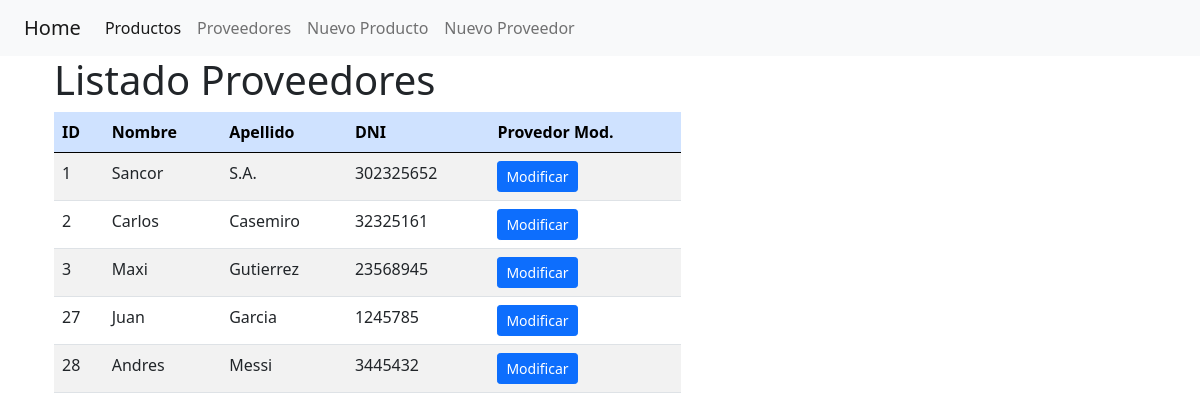
/home/proveedor/listado/, run on an earlier commit of the app's database.
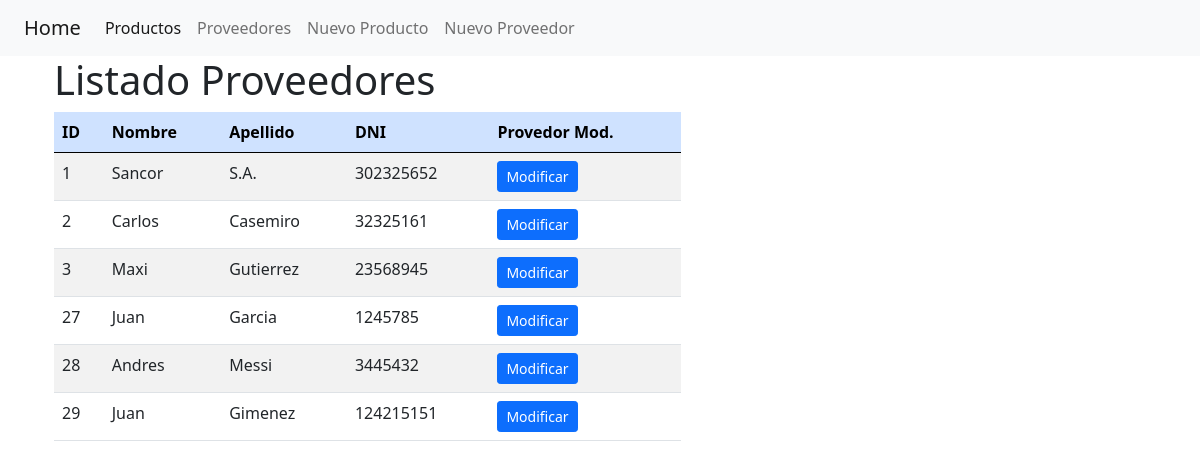
And on a later commit of the database.
### compra_app/models.py (models this page shows, shortened)
class Proveedor(models.Model):
    nombre=models.CharField(max_length=60)
    apellido=models.CharField(max_length=60)
    dni=models.IntegerField(default=0)

### compra_app/views.py (the view)
# urls.py: path('proveedor/listado/', views.listado_proveedores, name='listado_proveedores'),
def listado_proveedores(request):
    proveedores=Proveedor.objects.all()
    context={
        "proveedores":proveedores,
    }
    return render(request, "listado_proveedores.html", context)

### compra_app/templates/listado_proveedores.html (shortened to what this page needs)
<!DOCTYPE html>
<html lang="en">
<head>
    <link
            href="https://cdn.jsdelivr.net/npm/bootstrap@5.2.3/dist/css/bootstrap.min.css"
            rel="stylesheet"
>
</head>
<body>
    {% extends 'menu.html' %}
    {% block content %}
    <div class="container">
        <h1>Listado Proveedores</h1>
        <div class="row">
            <div class="colu col-7">
                <table class="table table-hover table-striped ">
                    <thead>
                    <tr class="table-primary">
                        <th>ID</th>
                        <th>Nombre</th>
                        <th>Apellido</th>
                        <th>DNI</th>
                        <th>Provedor Mod.</th>
                    </tr>
                    </thead>
                    {% for proveedor in proveedores%}
                    <tr>
                        <td>{{proveedor.id}}</td>
                        <td>{{proveedor.nombre}}</td>
                        <td>{{proveedor.apellido}}</td>
                        <td>{{proveedor.dni}}</td>
                        <td>
                            <a href=" {% url 'modificar_proveedor' proveedor.id  %} ">
                                <button type="button" class="btn btn-primary btn-sm ">Modificar
                                </button>
                            </a>
                        </td>
                    </tr>
                    {% endfor %}
                </table>
            </div>
        </div>
    </div>
    {% endblock %}

### compra_app/templates/menu.html (shortened to what this page needs)
{% load static %}
<!DOCTYPE html>
<html lang="en">
<head>
    <link href="https://cdn.jsdelivr.net/npm/bootstrap@5.0.2/dist/css/bootstrap.min.css" rel="stylesheet">
    <link rel="stylesheet" href="{% static 'styles/estilos.css' %}">
</head>
<body>
    <nav class="navbar navbar-expand-lg navbar-light bg-light">
        <div class="container-fluid">
            <a class="navbar-brand" href="http://127.0.0.1:7000/home/">Home </a>
            <div class="collapse navbar-collapse" id="navbarNav">
                <ul class="navbar-nav">
                    <li class="nav-item">
                        <a class="nav-link active" aria-current="page" href="{% url 'listado_productos' %}">Productos</a>
                    </li>
                    <li class="nav-item">
                        <a class="nav-link"  aria-current="page" href="{% url 'listado_proveedores' %}">Proveedores</a>
                    </li>
                    <li class="nav-item">
                        <a class="nav-link"  aria-current="page" href="{% url 'nuevo_producto' %}">Nuevo Producto</a>
                    </li>
                    <li class="nav-item">
                        <a class="nav-link"  aria-current="page" href="{% url 'nuevo_proveedor' %}">Nuevo Proveedor</a>
                    </li>
                </ul>
            </div>
        </div>
    </nav>
    {% block content %}
    {% endblock %}
</body>
</html>

### compra_app/templates/static/style/estilos.css (style rules this page uses)
body { margin: 0; padding: 0; }

What changed in the data, as far as the page shows it:
added Proveedor: id "29", nombre "Juan", apellido "Gimenez", dni "124215151"
